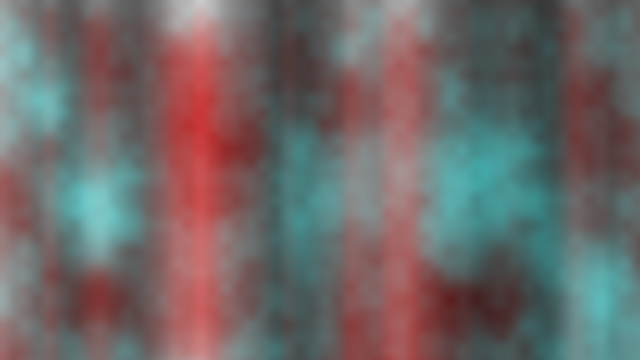
Frame 1 (no input)
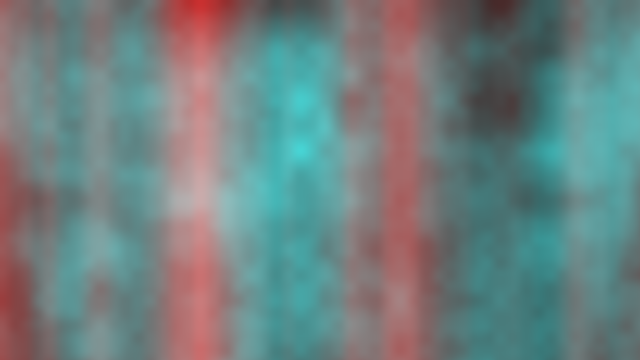
Frame 60 (the mouse pressed at the canvas centre just before this capture)
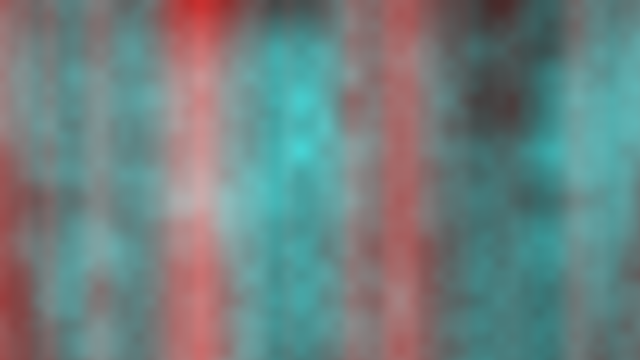
Frame 120 (the mouse held since frame 60 and released just before this capture)

The Processing sketch that drew these frames (run headless with seeded random() and noise(); from frame 60 on, the mouse is pressed at the canvas centre):

// Processing sketch: ghost_machine_00
// ── ghost_machine_00.pde
float zoff;

void setup() {
 size(640,360);
 zoff = 0.0;
}

void draw() {
  
  loadPixels();
  
  float xoff = 0.0;
  
  for (int x = 0; x < width; x++) {
    
    float yoff = 0; // For every xoff, start yoff at 0.
    
    for (int y = 0; y < height; y++) {
      
      float red = map(noise(xoff),0,1,0,255);
      float blue = map(noise(yoff),0,1,0,255);
      float green = map(noise(zoff),0,1,0,255);
      
      float bright = map(noise(xoff,yoff,zoff),0,1,0,255); // Perlin noise brightness
      
      pixels[x+y*width] = color(red,bright,bright,blue); // what is multiplying by width doing here?
      
      yoff += 0.01;
    }
    xoff += 0.01;
  }
  
  updatePixels();
  
  zoff += 0.8; // controls speed of changes for exposure
  
}
